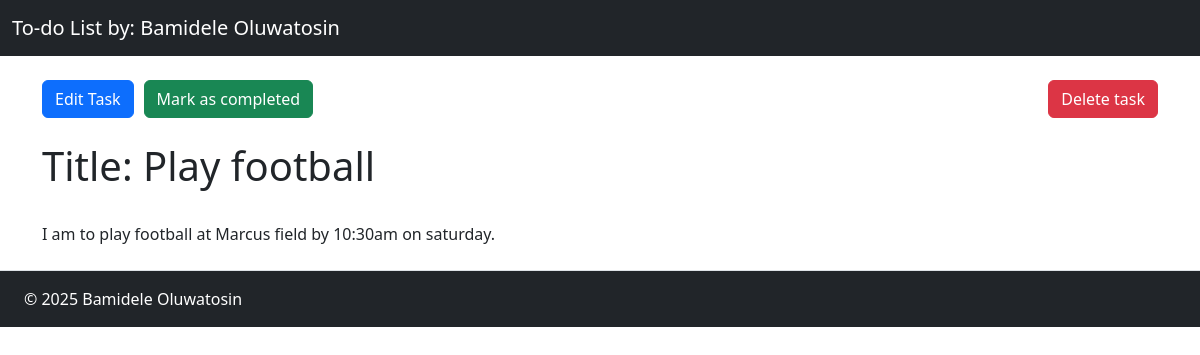
The page /task/2/ on the database as committed earlier.
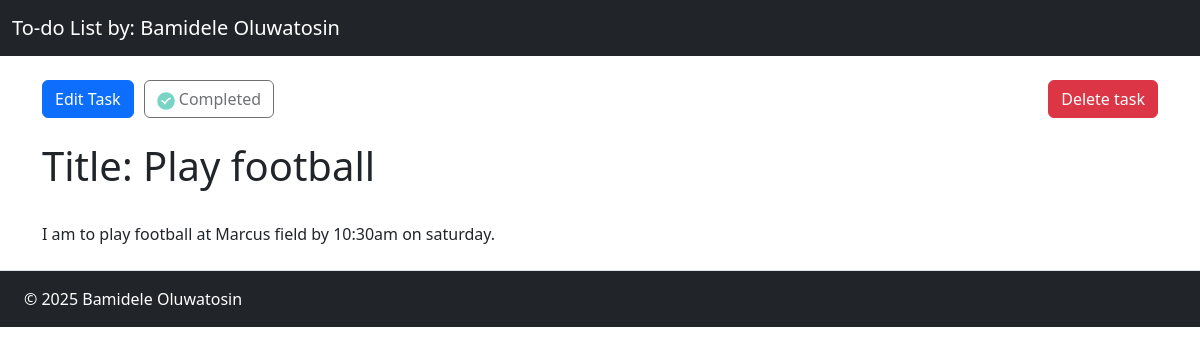
The same page on the database as committed later.
### todo_list/views.py (the view)
# urls.py: path("task/<str:pk>/", views.task_page, name='task_page'),
def task_page(request, pk):
    task = Task.objects.get(pk=pk)
    if request.method == 'POST':
        task.is_completed = True
        task.save()
    context = {'task' : task}
    return render(request, 'todo_list/task_page.html', context)

### todo_list/templates/todo_list/task_page.html (shortened to what this page needs)
{% extends 'todo_list/base.html' %}
{% load static %}
{% block main_content %}
    <div class="my-4 links">
        <a href="{% url 'edit_task' task.id %}" class="btn btn-primary">Edit Task</a>
        {% if task.is_completed %}
            <button disabled class="btn"><img src="{% static 'todo_list/assets/done-icon.png' %}" width="18px"> Completed</button>
        {% else %}
            <form method="POST" autocomplete="off">
                <button type="submit" class="btn btn-success">Mark as completed</button>
            </form>
        {% endif %}
        <a href="{% url 'delete_task' task.id %}" class="btn btn-danger destructive-btn">Delete task</a>
    </div>
    <h1>Title: {{task.title}}</h1>
    <br>
    <p>{{task.description}}</p>
{% endblock %}

Rows that differ between the two databases and show on the page:
changed Task "Play football": is_completed False → True (drawn)
Other text that changed with them:
text no longer shown: "Mark as completed"
text now shown: "Completed"
